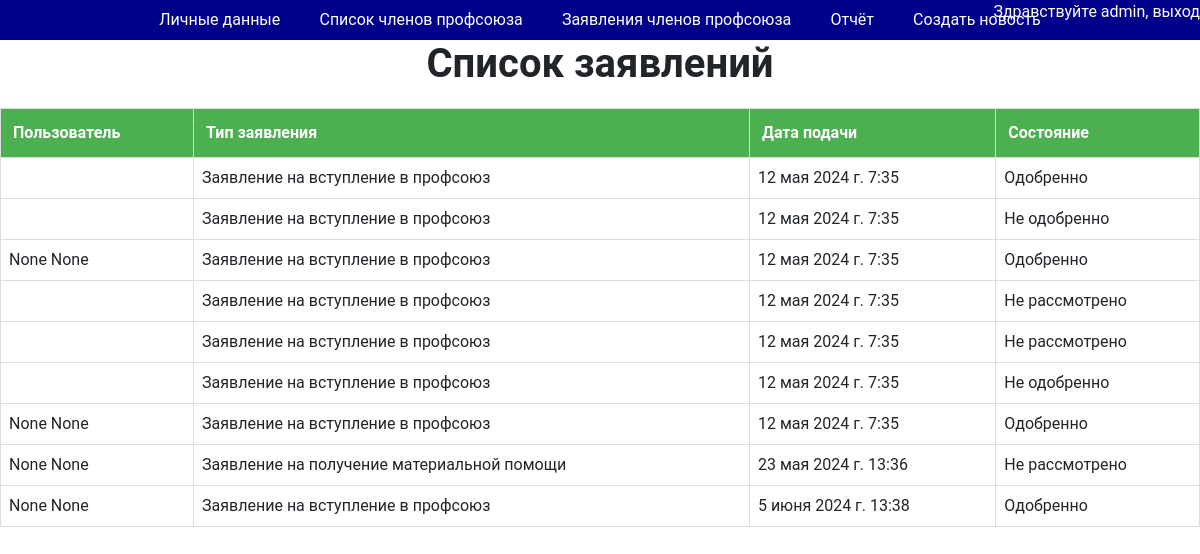
/accaunt/appends_list/ (signed in), run on an earlier commit of the app's database.
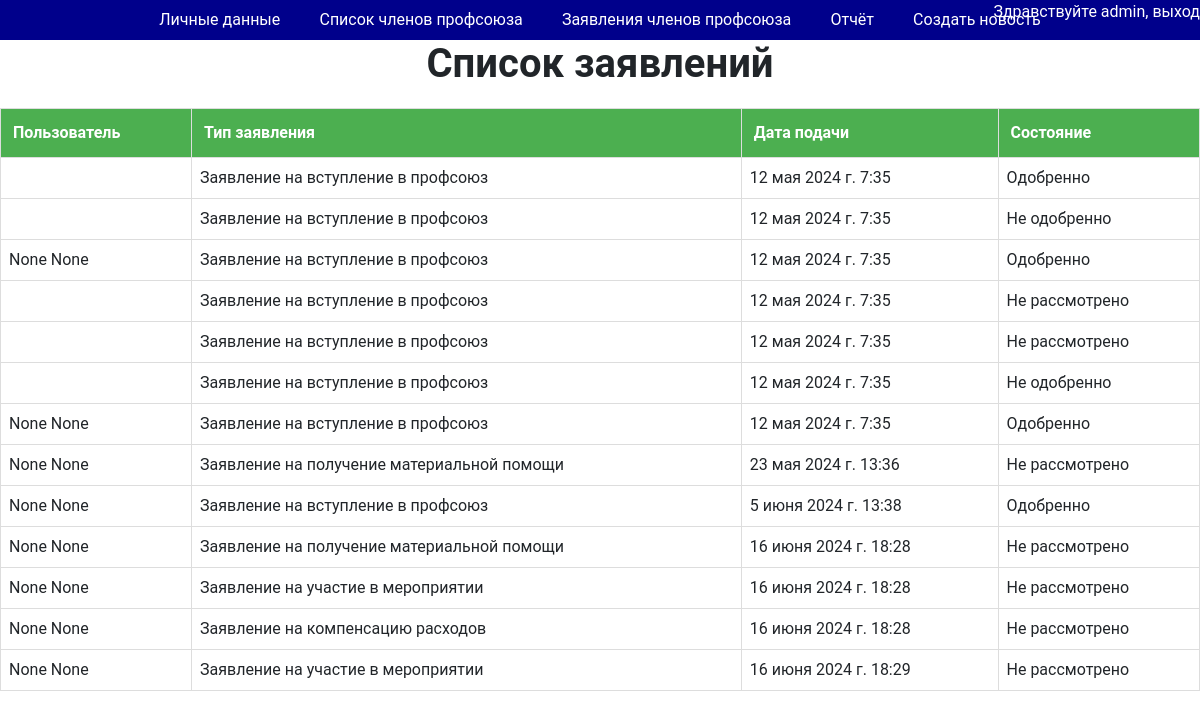
And on a later commit of the database.
### myauth/models.py (models this page shows, shortened)
class Appends(models.Model):
    user = models.ForeignKey(User, on_delete=models.CASCADE)
    description = models.ForeignKey(Description,null=True, on_delete=models.CASCADE)
    file = models.FileField(null=True ,upload_to='appends/receipts/')
    decision = models.ForeignKey(Decision,null=True, on_delete=models.CASCADE)
    commentary = models.TextField(null=True, max_length=1000)
    created_at = models.DateTimeField(auto_now_add=True)

class Description(models.Model):
    text = models.CharField(max_length=100)

class Decision(models.Model):
    text = models.CharField(max_length=100)

class Profile(models.Model):
    user = models.OneToOneField(User, on_delete=models.CASCADE)
    name = models.CharField(null=True, max_length=14)
    lastname = models.CharField(null=True, max_length=14)
    secondname = models.CharField(null=True, max_length=14)
    group = models.ForeignKey(AllGroups,null=True, on_delete=models.CASCADE )
    email = models.EmailField(null=True, max_length=254)
    phone_number = models.CharField(validators=[phone_regex],null=True, max_length=12)
    agreement_accepted = models.BooleanField(default=False)
    avatar = models.ImageField(null=True, blank=True, upload_to=user_avatar_directory_path)
    is_union_member = models.BooleanField(default=False)
    created_at = models.DateTimeField(auto_now_add=True)

### myauth/views.py (the view)
# urls.py: path("appends_list/", Check_All_Appends.as_view(), name="check_all_appends"),
class Check_All_Appends(UserPassesTestMixin, ListView):
    def test_func(self):
        if self.request.user.is_staff:
            return True
    template_name = "myauth/allappends_list.html"
    context_object_name = "profiles"
    def get_queryset(self):
        return Profile.objects.all()
    def get_context_data(self, **kwargs):
        context = super().get_context_data(**kwargs)
        context['appends'] = Appends.objects.select_related("user",'description', 'decision').all()
        return context

### appearance/context_processors.py (called while the page is built)
def login_form(request):
    return {'login_form': UserLoginForm()}

### myauth/templates/myauth/allappends_list.html (shortened to what this page needs)
{% extends 'myauth/base.html' %}
{% block body %}
  <h1>Список заявлений</h1>
  <table class="user-table">
    <tr>
      <th>Пользователь</th>
      <th>Тип заявления</th>
      <th>Дата подачи</th>
      <th>Состояние</th>
     </tr>
    {% for append in appends %}
        <tr onclick="window.location='{% url 'myauth:check_appends' pk=append.pk %}';">
          <td>{{ append.user.profile.name }} {{ append.user.profile.name }}</td>
          <td>{{ append.description.text }}</td>
          <td>{{ append.created_at }}</td>
          <td>{{ append.decision.text }}</td>
        </tr>
    {% empty %}
      <tr>
        <td colspan="7">Список пуст</td>
      </tr>
    {% endfor %}
  </table>
{% endblock %}

### myauth/templates/myauth/base.html (shortened to what this page needs)
<!DOCTYPE html>
<html lang="ru">
<head>
    <link href="https://cdn.jsdelivr.net/npm/bootstrap@5.0.2/dist/css/bootstrap.min.css" rel="stylesheet">
    <div class="label">
        <div class="exit">
            <a href="{% url 'myauth:logout' %}">Здравствуйте {{ user.username }}, выход</a>
        </div>
        {% if user.group != 'Not union group' %}
            <a href="{% url 'myauth:about-me' %}">Личные данные</a>
        {% endif %}
        {% if user.is_superuser %}
            <a href="{% url 'myauth:users_list'%}">Список членов профсоюза</a>
        {% endif %}
        {% if user.is_superuser %}
            <a href="{% url 'myauth:check_all_appends'%}">Заявления членов профсоюза</a>
        {% endif %}
        {% if user.is_superuser %}
            <a href="{% url 'myauth:report_users'%}">Отчёт</a>
            <a href="{% url 'myauth:create_news'%}">Создать новость</a>
        {% endif %}
    </div>
</head>
<body>
{% block body %}
{% endblock %}
</body>
</html>

### myauth/templates/myauth/base.html (style rules this page uses)
* { font-family: 'Roboto', sans-serif; }
.label { display: flex; justify-content: space-evenly; align-items: center; padding: 0 10%; background-color: darkblue; color: white; text-decoration: none; width: 100%; height: 5vh; }
.label a { color: white; text-decoration: none; }
.exit { position: absolute; top: 0; right: 0; }

### myauth/templates/myauth/allappends_list.html (style rules this page uses)
.user-table { width: 100%; border-collapse: collapse; margin-top: 20px; }
.user-table th { background-color: #4CAF50; color: white; padding: 12px; border: 1px solid #ddd; }
.user-table td { padding: 8px; border: 1px solid #ddd; text-align: left; }
h1 { text-align: center; font-weight: bold; }

What changed in the data, as far as the page shows it:
added Appends: user.profile.name "None", description.text "Заявление на получение материальной помощи", created_at "16 июня 2024 г. 18:28", decision.text "Не рассмотрено"
added Appends: user.profile.name "None", description.text "Заявление на участие в мероприятии", created_at "16 июня 2024 г. 18:28", decision.text "Не рассмотрено"
added Appends: user.profile.name "None", description.text "Заявление на компенсацию расходов", created_at "16 июня 2024 г. 18:28", decision.text "Не рассмотрено"
added Appends: user.profile.name "None", description.text "Заявление на участие в мероприятии", created_at "16 июня 2024 г. 18:29", decision.text "Не рассмотрено"
